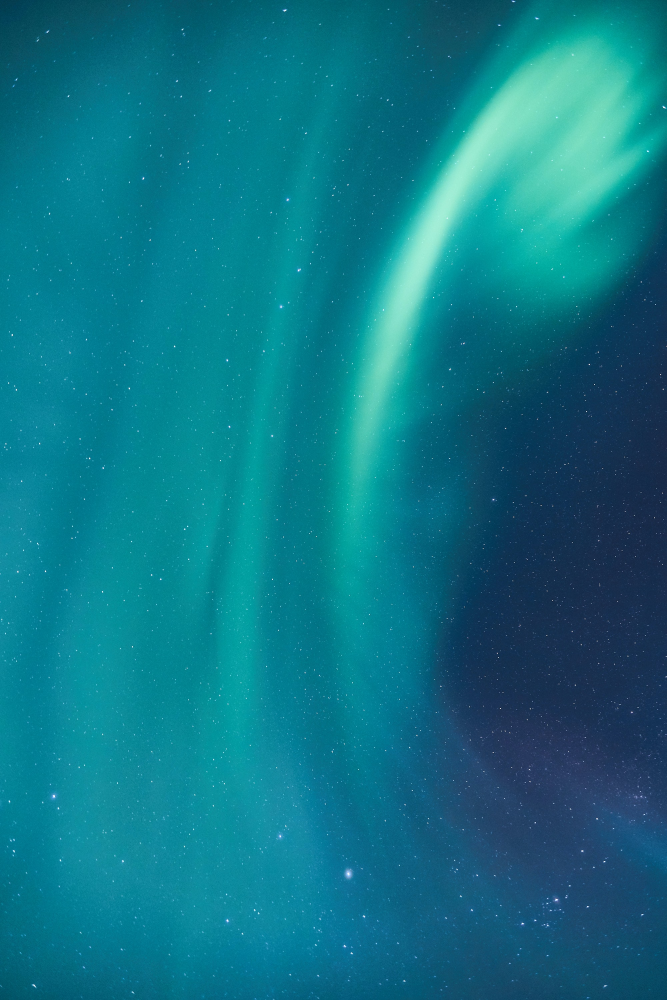
#> input picture algorithm/personal/johny-goerend-Oz2ZQ2j8We8-unsplash.jpg, 2000 x 3000 px (shown at 1/3 size); its folder holds 3 pictures in this run; the run also reads 1 picture not shown here
$ python image_matching_module.py   (older library calls are emulated)
#> lines starting #> are read from the running program, lines starting #| are printed output that depends on the picture; pictures that were not available may be replaced by others from this repository, and a replacement may not be noted
import os
import time
import cv2 as cv
from matplotlib import pyplot as plt
import numpy as np
import imutils
import mahotas
from scipy.spatial import distance as dist


class Data:
    def __init__(self, filename, kind) -> None:
        self._filename = filename
        self._image = cv.imread(os.path.join(kind, filename))
        self._image = cv.cvtColor(self._image, cv.COLOR_BGR2RGB)
        self._scaled = cv.resize(self._image, (1024, 1024), interpolation=cv.INTER_AREA)
        self._grayscale = cv.cvtColor(self._scaled, cv.COLOR_BGR2GRAY)
        self._matrix = cv.resize(self._grayscale, (8, 8), interpolation=cv.INTER_AREA)
        self._histogramMatrix = cv.calcHist(
            [self._grayscale], [0], None, [16], [0, 256]
        )
        self._histogram_by_medium = {}
        self._mean_brightness = np.mean(self._matrix)
        self._descriptor = []
        self._key_points = []
        self._kind = kind

    def __str__(self) -> str:
        return f"Image path: {self._filename}"

    @property
    def image(self):
        return self._image

    @property
    def path(self):
        return self._filename

    @property
    def scaled(self):
        return self._scaled

    @property
    def grayscale(self):
        return self._grayscale

    @property
    def matrix(self):
        return self._matrix

    @property
    def descriptor(self):
        return self._descriptor

    @property
    def key_points(self):
        return self._key_points

    @property
    def kind(self):
        return self._kind

    @property
    def histogram_by_medium(self):
        return self._histogram_by_medium

    @histogram_by_medium.setter
    def histogram_by_medium(self, value):
        self._histogram_by_medium = value
        self._epsilon = abs(
            self._histogram_by_medium["below_threshold"]
            - self._histogram_by_medium["above_threshold"]
        )


class DataSet:
    def __init__(self, filename_list, kind) -> None:
        self._data_list = []
        self._division_point = 0
        self._kind = kind

        for image_name in filename_list:
            self._data_list.append(Data(image_name, kind))

    # [5 lines left out: function __str__, not called in this run]

    @property
    def kind(self):
        return self._kind

    @property
    def images(self):
        imgs = []
        for data in self._data_list:
            imgs.append(data)
        self._images = imgs
        return self._images

    @property
    def data_list(self):
        return self._data_list

    @property
    def matrices(self):
        matrices = []
        for data in self._data_list:
            matrices.append(data.matrix)
        self._matrices = matrices
        return self._matrices


class GroupAssigner:
    def __init__(self, personal_image_list, others_image_list, epsilon) -> None:
        self._personal_image_list = personal_image_list
        self._others_image_list = others_image_list
        self._epsilon = epsilon
        self._g1 = []
        self._g2 = []
        self._g3 = []

    @property
    def g1(self):
        return self._g1

    @property
    def g2(self):
        return self._g2

    @property
    def g3(self):
        return self._g3

    def count_sum_of_matrices(self, matrices_list) -> int:
        sum = 0
        for matrix in matrices_list:
            sum += np.matrix(matrix).sum()
        return sum

    def count_mean(self):
        sum_personal = self.count_sum_of_matrices(self._personal_image_list.matrices)
        sum_others = self.count_sum_of_matrices(self._others_image_list.matrices)

        total_sum = sum_personal + sum_others
        count = (len(self._personal_image_list.data_list) * 64) + (
            len(self._others_image_list.data_list) * 64
        )
        self.medium = total_sum / count

    def generate_histogram_by_medium(self, image_list):
        for image in image_list:
            img = image.matrix
            below_threshold = 0
            above_threshold = 0

            for line in img:
                for pixel in line:
                    if pixel <= self.medium:
                        below_threshold += 1
                    else:
                        above_threshold += 1
            hist_by_medium = {}
            hist_by_medium["below_threshold"] = below_threshold
            hist_by_medium["above_threshold"] = above_threshold
            image.histogram_by_medium = hist_by_medium

    def assign_groups_1_2(self):
        for image in self._personal_image_list.data_list:
            if (
                image._histogram_by_medium["below_threshold"]
                >= image._histogram_by_medium["above_threshold"]
            ):
                self._g1.append(image)
            else:
                self._g2.append(image)

        for image in self._others_image_list.data_list:
            if (
                image._histogram_by_medium["below_threshold"]
                >= image._histogram_by_medium["above_threshold"]
            ):
                self._g1.append(image)
            else:
                self._g2.append(image)

    def assing_group_3(self):
        i = len(self._g1) - 1
        while i < 0:
            if self._g1[i]._epsilon <= self._epsilon:
                self._g3.append(self._g2[i])
                self._g2.remove(self._g2[i])
            i -= 1

        i = len(self._g2) - 1
        while i > 0:
            if self._g2[i]._epsilon <= self._epsilon:
                self._g3.append(self._g2[i])
                self._g2.remove(self._g2[i])
            i -= 1

    def run(self):
        self.count_mean()
        self.generate_histogram_by_medium(self._personal_image_list.data_list)
        self.generate_histogram_by_medium(self._others_image_list.data_list)
        self.assign_groups_1_2()
        self.assing_group_3()


class ZernikeMomentDescriptorGenerator:
    def __init__(self, image_list_personal, image_list_others):

        self.image_list_personal = image_list_personal
        self.image_list_others = image_list_others

    def run(self):
        print("\nGenerowanie cech lokalnych obrazów")

        for image_data in self.image_list_personal.data_list:
            descriptor = self.generate_image_descriptor(image_data.scaled)
            image_data._descriptor = descriptor

        for image_data in self.image_list_others.data_list:
            descriptor = self.generate_image_descriptor(image_data.scaled)
            image_data._descriptor = descriptor

        return self.image_list_personal, self.image_list_others

    def generate_image_descriptor(self, image):
        image = cv.copyMakeBorder(image, 15, 15, 15, 15, cv.BORDER_CONSTANT, value=255)
        thresh = cv.bitwise_not(image)
        thresh[thresh > 0] = 255
        edged = cv.Canny(thresh, 30, 200)

        outline = np.zeros(edged.shape, dtype="uint8")
        cnts = cv.findContours(edged, cv.RETR_EXTERNAL, cv.CHAIN_APPROX_NONE)
        cnts = imutils.grab_contours(cnts)
        cnts = sorted(cnts, key=cv.contourArea, reverse=True)[0]
        cv.drawContours(outline, [cnts], -1, 255, -1)

        moments = mahotas.features.zernike_moments(outline, 21)
        return moments


class ZenrickeMomentImageMatcher:
    # [38 lines left out: functions __init__, run, assign_groups_for_comparision, compare_image_list, compare_image_descriptors, not called in this run]


class ResultPrinter:
    def __init__(self, window_title, image_object_list, rows, cols) -> None:
        self._window_title = window_title
        self._images = image_object_list
        self._rows = rows
        self._cols = cols
        self._splited_images = []
        if len(self._images) > 24:
            self.split_image_list()

    # [15 lines left out: function split_image_list, not called in this run]

    def run(self):
        if self._splited_images:
            counter = 1
            for image_list in self._splited_images:
                figure = plt.figure(self._window_title + f" {counter}")
                for i in range(len(image_list)):
                    figure.add_subplot(self._rows, self._cols, i + 1)
                    plt.imshow(image_list[i].scaled)
                    ax = plt.gca()
                    ax.get_yaxis().set_visible(False)
                    ax.get_xaxis().set_visible(False)
                counter += 1

                plt.show(block=True)
        else:
            counter = 1
            for image_object in self._images:
                figure = plt.figure(self._window_title)
                figure.add_subplot(self._rows, self._cols, counter)
                plt.imshow(image_object.scaled)
                ax = plt.gca()
                ax.get_yaxis().set_visible(False)
                ax.get_xaxis().set_visible(False)
                counter += 1

            plt.show(block=True)


personal_images = os.listdir("personal")

others_images = os.listdir("others")

personal = DataSet(personal_images, "personal")
#> the loop in __init__, `for image_name in filename_list:` made 3 passes
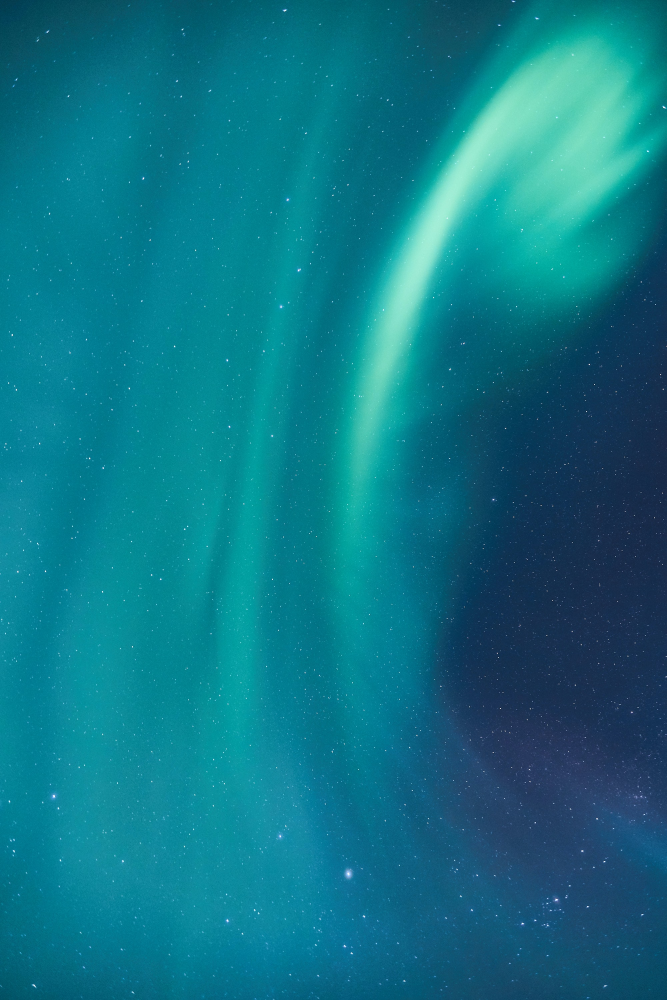
#> input picture algorithm/personal/johny-goerend-Oz2ZQ2j8We8-unsplash.jpg, 2000 x 3000 px (shown at 1/3 size)
#> pass 1, in __init__, `self._scaled = cv.resize(self._image, (1024, 1024), interpolation=cv.I..`:
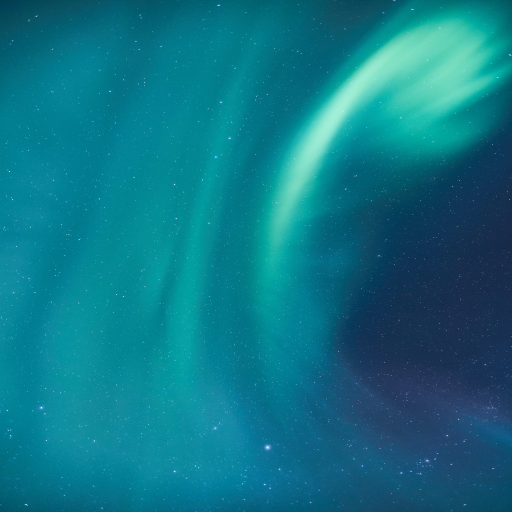
#> self._scaled: shape (1024, 1024, 3) (shown at 1/2 size); mean R, G, B 13.9, 116.8, 134.6
#> pass 1, in __init__, `self._grayscale = cv.cvtColor(self._scaled, cv.COLOR_BGR2GRAY)`:
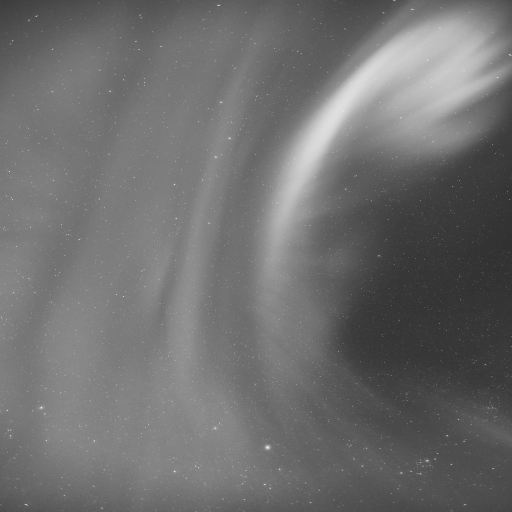
#> self._grayscale: shape (1024, 1024) (shown at 1/2 size); min 38, max 252, mean 110.4
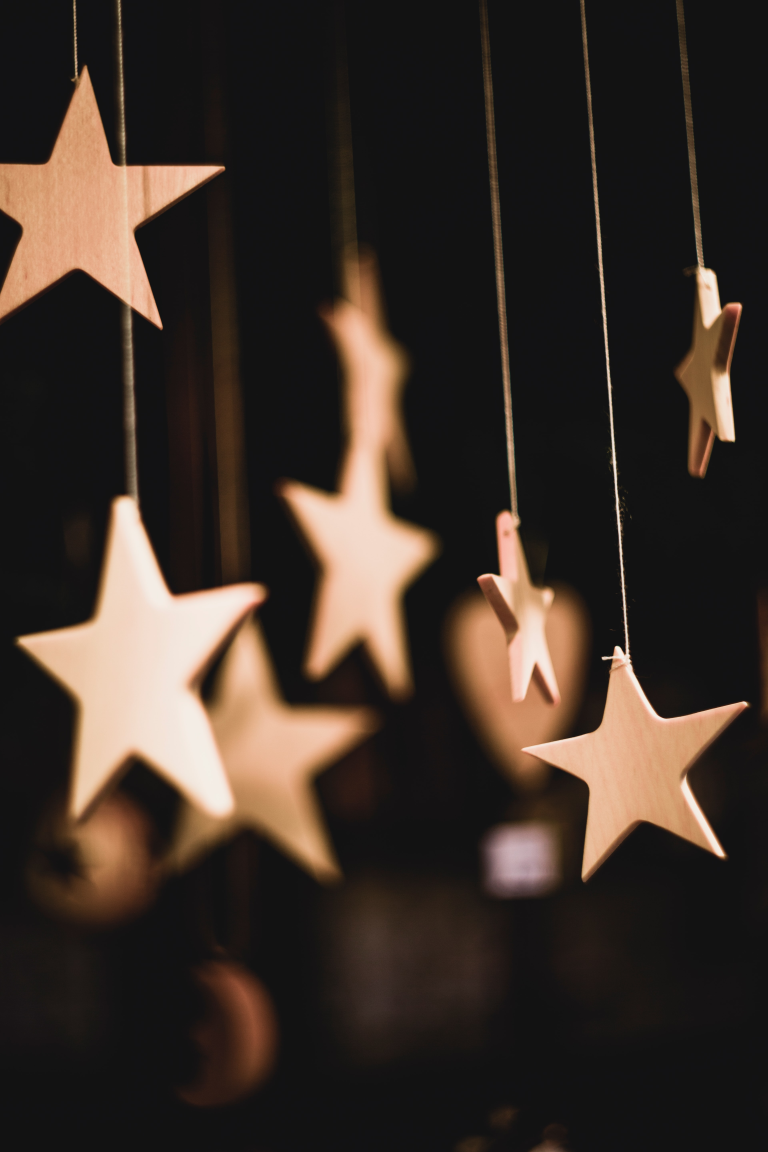
#> input picture algorithm/personal/markus-spiske-NDaENZB88vc-unsplash.jpg, 3840 x 5760 px (shown at 1/5 size)

others = DataSet(others_images, "others")
#> the loop in __init__ (call 2), `for image_name in filename_list:` made 1 pass


gs = GroupAssigner(personal, others, 5)
gs.run()
#> after the loop in matrices, `for data in self._data_list:`: matrices = 3 items
#> in count_sum_of_matrices, `sum = 0`: sum = 0
#> the loop in count_sum_of_matrices, `for matrix in matrices_list:` made 3 passes
#> sum on passes 1 to 3: 7066, 10101, 14806
#> after the loop in count_sum_of_matrices, `for matrix in matrices_list:`: sum = 14806
#> the loop in count_sum_of_matrices (call 2), `for matrix in matrices_list:` made 1 pass
#> in count_mean, `sum_others = self.count_sum_of_matrices(self._others_image_list.matric..`: sum_others = 7066
#> in count_mean, `total_sum = sum_personal + sum_others`: total_sum = 21872
#> in count_mean, `self.medium = total_sum / count`: self.medium = 85.44

image_list = []
for image in personal.images:
    image_list.append(image)
rp = ResultPrinter("Zbiór oryginałów", image_list, 5,3)
rp.run()

image_list = []
for image in others.images:
    image_list.append(image)
rp = ResultPrinter("Zbiór duplikatów", image_list, 5,3)
rp.run()


rp = ResultPrinter("Ciemne obrazy", gs.g1, 5, 3)
rp.run()
#> in run (call 3), `plt.show(block=True)`:
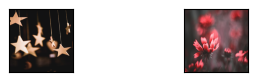
#> figure drawn by matplotlib, 2 panels

rp = ResultPrinter("Umiarkowanie jasne obrazy", gs.g3, 5, 3)
rp.run()

rp = ResultPrinter("Jasne obrazy", gs.g2, 5, 3)
rp.run()
#> the loop in run, `for image_data in self.image_list_personal.data_list:` made 1 pass
#> pass 1, in generate_image_descriptor, `image = cv.copyMakeBorder(image, 15, 15, 15, 15, cv.BORDER_CONSTANT, v..`:
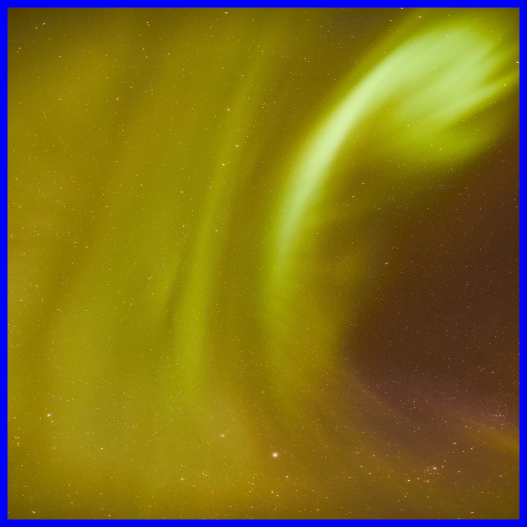
#> image: shape (1054, 1054, 3) (shown at 1/2 size); mean of channels 0, 1, 2 27.4, 110.3, 127; drawn as B, G, R
#> pass 1, in generate_image_descriptor, `thresh = cv.bitwise_not(image)`:
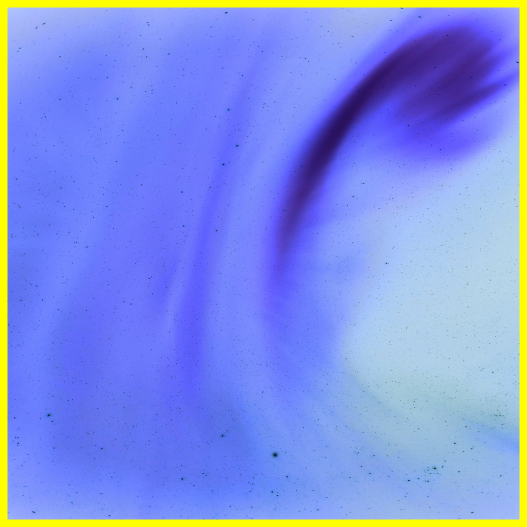
#> thresh: shape (1054, 1054, 3) (shown at 1/2 size); mean of channels 0, 1, 2 227.6, 144.7, 128; drawn as B, G, R
#> pass 1, in generate_image_descriptor, `edged = cv.Canny(thresh, 30, 200)`:
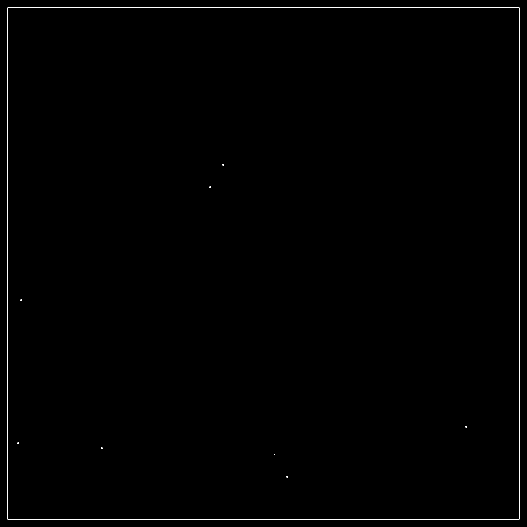
#> edged: shape (1054, 1054) (shown at 1/2 size); 0.37% white in thin lines or dots


gd = ZernikeMomentDescriptorGenerator(personal, others)
#> (the run stopped early here; a loop or call above may not have finished)
